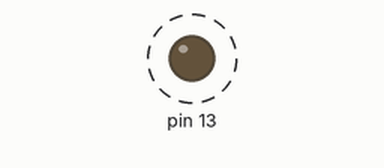
The sketch below on a simulated Arduino Uno, built with avr-gcc and run on an emulated ATmega328P. Parts: output pins drawn as LEDs (lit = HIGH). Dashed ring = blinking. Pins used as bus, display or sensor lines are not drawn.

Above: at 0.5 s.
Timing chart, 0 to 4.6 s (numbered marks = the images above):
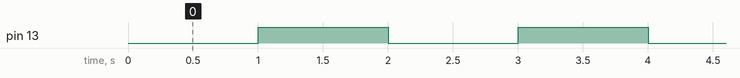

The sketch:

relay_test_4ch.ino
```cpp
#define s1 2
#define s2 3
#define s3 4
#define ron 255
#define roff 0


void setup() {
  Serial.begin(9600);
  // put your setup code here, to run once:
  pinMode(s1, OUTPUT);
  pinMode(s2, OUTPUT);
  pinMode(s3, OUTPUT);
  pinMode(13,OUTPUT);
  analogWrite(s1, 255);
  analogWrite(s2, 255);
  analogWrite(s3, 255);
  analogWrite(13,0);
}

void loop() {
  analogWrite(s1, 0);
  analogWrite(s2, 0);
  analogWrite(s3,  0);
analogWrite(13,0);
delay(1000);
  analogWrite(s1,  255);
  analogWrite(s2,  255);
  analogWrite(s3,  255);
  analogWrite(13,255);
  delay(1000);

}
```

Measured:
- by itself, pin 13: alternates HIGH for 1.0 s and LOW for 1.0 s
